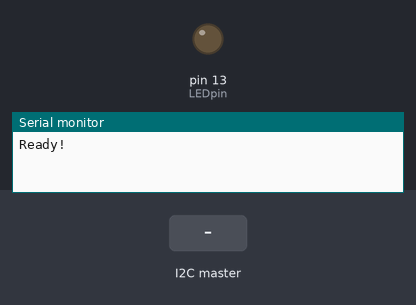
Simulated run of this sketch. Board: Arduino Uno, built with avr-gcc and run on an emulated ATmega328P. Shown: output pins drawn as LEDs (lit = HIGH), the last lines printed to the serial monitor. Inputs (shaded band) come from the test bench.

Above: at 1.2 s.
1.3 s: the I2C master sends the byte 1
At 1.6 s:
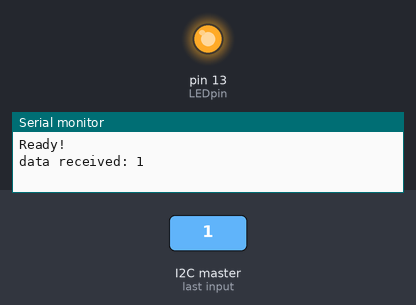
Timing chart, 0 to 4.3 s (numbered marks = the images above; inputs shaded):
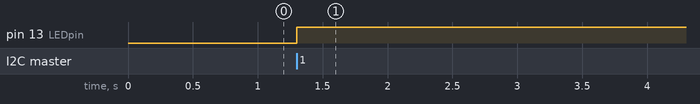

The sketch:

i2c.ino
```cpp
#include <Wire.h>

#define SLAVE_ADDRESS 0x041  // the i2c address can be redefined
int number = 0;
int state = 0;
int LEDpin = 13;

void setup() {
  pinMode(LEDpin, OUTPUT);
  Serial.begin(9600);         // start serial for output

  // initialize i2c as slave
  Wire.begin(SLAVE_ADDRESS);
  // define callbacks for i2c communication
  Wire.onReceive(receiveData);
  Wire.onRequest(sendData);

  Serial.println("Ready!");
}

void loop() {
  delay(100);
}

// callback for received data
void receiveData(int byteCount){

  while(Wire.available()) {
    number = Wire.read();
    Serial.print("data received: ");
    Serial.println(number);

    if (number == 1){
      if (state == 0){
        digitalWrite(LEDpin, HIGH); // set the LED on
        state = 1;
      }
      else{
        digitalWrite(LEDpin, LOW); // set the LED off
        state = 0;
      }
    }
  }
}

// callback for sending data
void sendData(){
  Wire.write(number);
}
```

Measured:
- after the input at 1.3 s, pin 13 (LEDpin): LOW → HIGH at once
